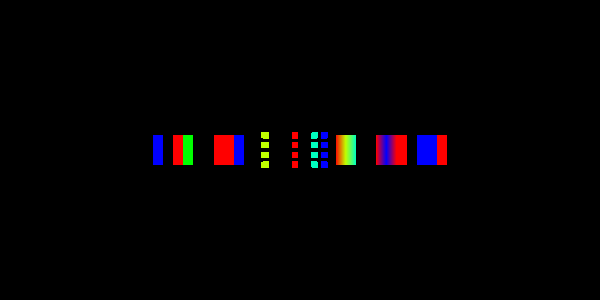

The Python source for this figure:
#!/usr/bin/env python

# Demonstrate vtkExtractSelection with THRESHOLDS selection type
# on both cell and point data of a 3x3x3 image data cube.
# Shows select, inverse, preserve topology, and containing cells variants.

# Factory overrides
import vtkmodules.vtkInteractionStyle  # noqa: F401
import vtkmodules.vtkRenderingFreeType  # noqa: F401
import vtkmodules.vtkRenderingOpenGL2  # noqa: F401

from vtkmodules.vtkCommonCore import (
    VTK_FLOAT,
    vtkDoubleArray,
    vtkFloatArray,
    vtkIdTypeArray,
)
from vtkmodules.vtkCommonDataModel import (
    vtkImageData,
    vtkSelection,
    vtkSelectionNode,
)
from vtkmodules.vtkFiltersExtraction import vtkExtractSelection
from vtkmodules.vtkRenderingCore import (
    vtkActor,
    vtkDataSetMapper,
    vtkRenderWindow,
    vtkRenderWindowInteractor,
    vtkRenderer,
)

XCELLS = 3
YCELLS = 3
ZCELLS = 3

# Create sample image data with known structure and arrays
sample_data = vtkImageData()
sample_data.SetSpacing(1.0, 1.0, 1.0)
sample_data.SetOrigin(0.0, 0.0, 0.0)
sample_data.SetDimensions(XCELLS + 1, YCELLS + 1, ZCELLS + 1)
sample_data.AllocateScalars(VTK_FLOAT, 1)

# Point arrays
point_counter_array = vtkIdTypeArray()
point_counter_array.SetNumberOfComponents(1)
point_counter_array.SetName("Point Counter")
sample_data.GetPointData().AddArray(point_counter_array)

point_forward_ids = vtkIdTypeArray()
point_forward_ids.SetNumberOfComponents(1)
point_forward_ids.SetName("Forward Point Ids")
sample_data.GetPointData().AddArray(point_forward_ids)

point_reverse_ids = vtkIdTypeArray()
point_reverse_ids.SetNumberOfComponents(1)
point_reverse_ids.SetName("Reverse Point Ids")
sample_data.GetPointData().AddArray(point_reverse_ids)

point_x_array = vtkFloatArray()
point_x_array.SetNumberOfComponents(1)
point_x_array.SetName("Point X")
sample_data.GetPointData().AddArray(point_x_array)

point_y_array = vtkFloatArray()
point_y_array.SetNumberOfComponents(1)
point_y_array.SetName("Point Y")
sample_data.GetPointData().AddArray(point_y_array)

point_z_array = vtkFloatArray()
point_z_array.SetNumberOfComponents(1)
point_z_array.SetName("Point Z")
sample_data.GetPointData().AddArray(point_z_array)

point_count = 0
for i in range(ZCELLS + 1):
    for j in range(YCELLS + 1):
        for k in range(XCELLS + 1):
            point_counter_array.InsertNextValue(point_count)
            id_f = point_count + 10
            id_r = (XCELLS + 1) * (YCELLS + 1) * (ZCELLS + 1) - 1 - point_count + 10
            point_forward_ids.InsertNextValue(id_f)
            point_reverse_ids.InsertNextValue(id_r)
            point_count += 1
            point_x_array.InsertNextValue(float(k))
            point_y_array.InsertNextValue(float(j))
            point_z_array.InsertNextValue(float(i))

# Cell arrays
cell_counter_array = vtkIdTypeArray()
cell_counter_array.SetNumberOfComponents(1)
cell_counter_array.SetName("Cell Count")
sample_data.GetCellData().AddArray(cell_counter_array)

cell_forward_ids = vtkIdTypeArray()
cell_forward_ids.SetNumberOfComponents(1)
cell_forward_ids.SetName("Forward Cell Ids")
sample_data.GetCellData().AddArray(cell_forward_ids)

cell_reverse_ids = vtkIdTypeArray()
cell_reverse_ids.SetNumberOfComponents(1)
cell_reverse_ids.SetName("Reverse Cell Ids")
sample_data.GetCellData().AddArray(cell_reverse_ids)

cell_x_array = vtkDoubleArray()
cell_x_array.SetNumberOfComponents(1)
cell_x_array.SetName("Cell X")
sample_data.GetCellData().AddArray(cell_x_array)

cell_y_array = vtkDoubleArray()
cell_y_array.SetNumberOfComponents(1)
cell_y_array.SetName("Cell Y")
sample_data.GetCellData().AddArray(cell_y_array)

cell_z_array = vtkDoubleArray()
cell_z_array.SetNumberOfComponents(1)
cell_z_array.SetName("Cell Z")
sample_data.GetCellData().AddArray(cell_z_array)

cell_count = 0
for i in range(ZCELLS):
    for j in range(YCELLS):
        for k in range(XCELLS):
            cell_counter_array.InsertNextValue(cell_count)
            id_f = cell_count + 10
            id_r = XCELLS * YCELLS * ZCELLS - 1 - cell_count + 10
            cell_forward_ids.InsertNextValue(id_f)
            cell_reverse_ids.InsertNextValue(id_r)
            cell_count += 1
            cell_x_array.InsertNextValue(k + 0.5)
            cell_y_array.InsertNextValue(j + 0.5)
            cell_z_array.InsertNextValue(i + 0.5)

sample_data.GetPointData().SetGlobalIds(point_forward_ids)
sample_data.GetPointData().SetScalars(point_x_array)
sample_data.GetCellData().SetGlobalIds(cell_forward_ids)
sample_data.GetCellData().SetScalars(cell_x_array)

# Selection pipeline
selection = vtkSelection()
selection_node = vtkSelectionNode()
selection.AddNode(selection_node)

extract_selection = vtkExtractSelection()
extract_selection.SetInputData(0, sample_data)
extract_selection.SetInputData(1, selection)
extract_selection.PreserveTopologyOff()

# --- THRESHOLDS on cells: select ---
selection_node.Initialize()
selection_node.GetProperties().Set(vtkSelectionNode.CONTENT_TYPE(), vtkSelectionNode.THRESHOLDS)
selection_node.SetFieldType(vtkSelectionNode.CELL)
cell_thresh = vtkDoubleArray()
cell_thresh.SetNumberOfComponents(2)
cell_thresh.SetNumberOfTuples(1)
cell_thresh.SetComponent(0, 0, 1.9)
cell_thresh.SetComponent(0, 1, 3.1)
selection_node.SetSelectionList(cell_thresh)

extract_selection.Update()
cell_select_copy = extract_selection.GetOutput().NewInstance()
cell_select_copy.DeepCopy(extract_selection.GetOutput())

# --- THRESHOLDS on cells: inverse ---
selection_node.GetProperties().Set(vtkSelectionNode.INVERSE(), 1)
extract_selection.Update()
cell_inverse_copy = extract_selection.GetOutput().NewInstance()
cell_inverse_copy.DeepCopy(extract_selection.GetOutput())

# --- THRESHOLDS on cells: preserve topology ---
selection_node.GetProperties().Set(vtkSelectionNode.INVERSE(), 0)
extract_selection.PreserveTopologyOn()
extract_selection.Update()
cell_topo_insidedness = extract_selection.GetOutput().GetCellData().GetArray("vtkInsidedness")
cell_topo_copy = extract_selection.GetOutput().NewInstance()
cell_topo_copy.DeepCopy(extract_selection.GetOutput())

# --- THRESHOLDS on points: select ---
selection_node.Initialize()
extract_selection.PreserveTopologyOff()
selection_node.GetProperties().Set(vtkSelectionNode.CONTENT_TYPE(), vtkSelectionNode.THRESHOLDS)
selection_node.GetProperties().Set(vtkSelectionNode.FIELD_TYPE(), vtkSelectionNode.POINT)
point_thresh = vtkDoubleArray()
point_thresh.SetNumberOfComponents(2)
point_thresh.SetNumberOfTuples(1)
point_thresh.SetComponent(0, 0, 0.9)
point_thresh.SetComponent(0, 1, 1.1)
selection_node.SetSelectionList(point_thresh)

extract_selection.Update()
point_select_copy = extract_selection.GetOutput().NewInstance()
point_select_copy.DeepCopy(extract_selection.GetOutput())

# --- THRESHOLDS on points: inverse ---
selection_node.GetProperties().Set(vtkSelectionNode.INVERSE(), 1)
extract_selection.Update()
point_inverse_copy = extract_selection.GetOutput().NewInstance()
point_inverse_copy.DeepCopy(extract_selection.GetOutput())

# --- THRESHOLDS on points: containing cells ---
selection_node.GetProperties().Set(vtkSelectionNode.INVERSE(), 0)
selection_node.GetProperties().Set(vtkSelectionNode.CONTAINING_CELLS(), 1)
extract_selection.Update()
point_containing_copy = extract_selection.GetOutput().NewInstance()
point_containing_copy.DeepCopy(extract_selection.GetOutput())

# --- THRESHOLDS on points: preserve topology ---
selection_node.GetProperties().Set(vtkSelectionNode.CONTAINING_CELLS(), 0)
extract_selection.PreserveTopologyOn()
extract_selection.Update()
point_topo_insidedness = extract_selection.GetOutput().GetPointData().GetArray("vtkInsidedness")
point_topo_copy = extract_selection.GetOutput().NewInstance()
point_topo_copy.DeepCopy(extract_selection.GetOutput())

# --- THRESHOLDS on points: preserve topology + containing cells ---
selection_node.GetProperties().Set(vtkSelectionNode.CONTAINING_CELLS(), 1)
extract_selection.Update()
point_topo_contain_insidedness = extract_selection.GetOutput().GetCellData().GetArray("vtkInsidedness")
point_topo_contain_copy = extract_selection.GetOutput().NewInstance()
point_topo_contain_copy.DeepCopy(extract_selection.GetOutput())

# Mapper — cell select
cell_select_mapper = vtkDataSetMapper()
cell_select_mapper.SetInputData(cell_select_copy)
cell_select_copy.GetCellData().SetActiveScalars(cell_x_array.GetName())
cell_select_mapper.SetScalarModeToUseCellData()
cell_select_mapper.SetScalarRange(cell_x_array.GetRange())

# Mapper — cell inverse
cell_inverse_mapper = vtkDataSetMapper()
cell_inverse_mapper.SetInputData(cell_inverse_copy)
cell_inverse_copy.GetCellData().SetActiveScalars(cell_x_array.GetName())
cell_inverse_mapper.SetScalarModeToUseCellData()
cell_inverse_mapper.SetScalarRange(cell_x_array.GetRange())

# Mapper — cell topology
cell_topo_mapper = vtkDataSetMapper()
cell_topo_mapper.SetInputData(cell_topo_copy)
cell_topo_copy.GetCellData().SetActiveScalars("vtkInsidedness")
cell_topo_mapper.SetScalarModeToUseCellData()
cell_topo_mapper.SetScalarRange(cell_topo_insidedness.GetRange())

# Mapper — point select
point_select_mapper = vtkDataSetMapper()
point_select_mapper.SetInputData(point_select_copy)
point_select_copy.GetPointData().SetActiveScalars(point_x_array.GetName())
point_select_mapper.SetScalarModeToUsePointData()
point_select_mapper.SetScalarRange(point_x_array.GetRange())

# Mapper — point inverse
point_inverse_mapper = vtkDataSetMapper()
point_inverse_mapper.SetInputData(point_inverse_copy)
point_inverse_copy.GetPointData().SetActiveScalars(point_x_array.GetName())
point_inverse_mapper.SetScalarModeToUsePointData()
point_inverse_mapper.SetScalarRange(point_x_array.GetRange())

# Mapper — point containing cells
point_containing_mapper = vtkDataSetMapper()
point_containing_mapper.SetInputData(point_containing_copy)
point_containing_copy.GetPointData().SetActiveScalars(point_x_array.GetName())
point_containing_mapper.SetScalarModeToUsePointData()
point_containing_mapper.SetScalarRange(point_x_array.GetRange())

# Mapper — point topology
point_topo_mapper = vtkDataSetMapper()
point_topo_mapper.SetInputData(point_topo_copy)
point_topo_copy.GetPointData().SetActiveScalars("vtkInsidedness")
point_topo_mapper.SetScalarModeToUsePointData()
point_topo_mapper.SetScalarRange(point_topo_insidedness.GetRange())

# Mapper — point topology + containing
point_topo_contain_mapper = vtkDataSetMapper()
point_topo_contain_mapper.SetInputData(point_topo_contain_copy)
point_topo_contain_copy.GetCellData().SetActiveScalars("vtkInsidedness")
point_topo_contain_mapper.SetScalarModeToUseCellData()
point_topo_contain_mapper.SetScalarRange(point_topo_contain_insidedness.GetRange())

# Actor — cell select
cell_select_actor = vtkActor()
cell_select_actor.SetPosition(0, 0, 0)
cell_select_actor.SetMapper(cell_select_mapper)
cell_select_actor.GetProperty().SetPointSize(6.0)

# Actor — cell inverse
cell_inverse_actor = vtkActor()
cell_inverse_actor.SetPosition(4, 0, 0)
cell_inverse_actor.SetMapper(cell_inverse_mapper)
cell_inverse_actor.GetProperty().SetPointSize(6.0)

# Actor — cell topology
cell_topo_actor = vtkActor()
cell_topo_actor.SetPosition(8, 0, 0)
cell_topo_actor.SetMapper(cell_topo_mapper)
cell_topo_actor.GetProperty().SetPointSize(6.0)

# Actor — point select
point_select_actor = vtkActor()
point_select_actor.SetPosition(12, 0, 0)
point_select_actor.SetMapper(point_select_mapper)
point_select_actor.GetProperty().SetPointSize(6.0)

# Actor — point inverse
point_inverse_actor = vtkActor()
point_inverse_actor.SetPosition(16, 0, 0)
point_inverse_actor.SetMapper(point_inverse_mapper)
point_inverse_actor.GetProperty().SetPointSize(6.0)

# Actor — point containing cells
point_containing_actor = vtkActor()
point_containing_actor.SetPosition(20, 0, 0)
point_containing_actor.SetMapper(point_containing_mapper)
point_containing_actor.GetProperty().SetPointSize(6.0)

# Actor — point topology
point_topo_actor = vtkActor()
point_topo_actor.SetPosition(24, 0, 0)
point_topo_actor.SetMapper(point_topo_mapper)
point_topo_actor.GetProperty().SetPointSize(6.0)

# Actor — point topology + containing
point_topo_contain_actor = vtkActor()
point_topo_contain_actor.SetPosition(28, 0, 0)
point_topo_contain_actor.SetMapper(point_topo_contain_mapper)
point_topo_contain_actor.GetProperty().SetPointSize(6.0)

# Renderer
renderer = vtkRenderer()
renderer.AddActor(cell_select_actor)
renderer.AddActor(cell_inverse_actor)
renderer.AddActor(cell_topo_actor)
renderer.AddActor(point_select_actor)
renderer.AddActor(point_inverse_actor)
renderer.AddActor(point_containing_actor)
renderer.AddActor(point_topo_actor)
renderer.AddActor(point_topo_contain_actor)

# Window
render_window = vtkRenderWindow()
render_window.SetMultiSamples(0)
render_window.SetSize(600, 300)
render_window.AddRenderer(renderer)
render_window.SetWindowName("extraction thresholds")

# Scene
renderer.ResetCamera()

# Interactor
interactor = vtkRenderWindowInteractor()
interactor.SetRenderWindow(render_window)

interactor.Initialize()
interactor.Start()
